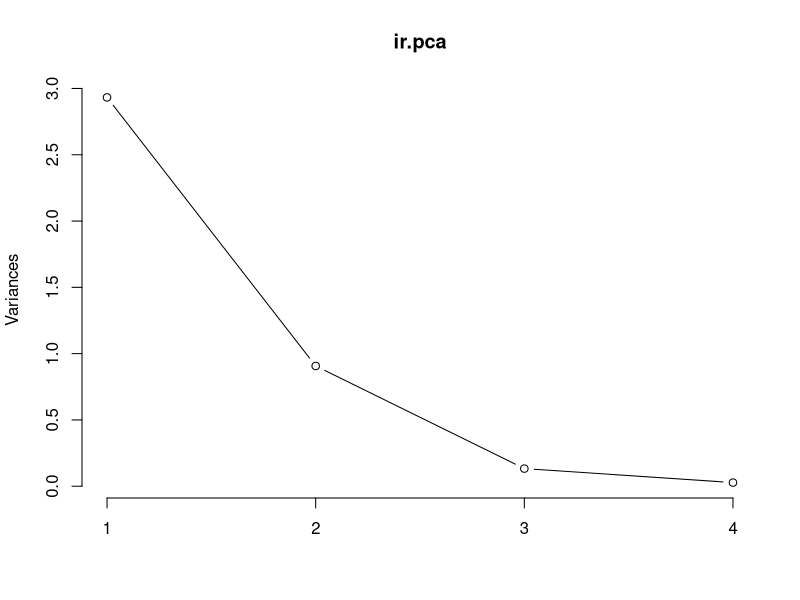

Write R code to recreate this figure.
#Principal Component Analysis

#----1. Using prcomp() from stats package------
#iris dataset: 
#four continuous variables which corresponds to physical measures of flowers and a categorical variable describing the flowers' species.
data(iris)
head(iris)

#Applying Log Transformations to 4 continuous variables to remove skewness effect on Principal Components
log.ir = log(iris[,1:4])
ir.species = iris[,5]

#Apply PCA:
#set center and scale. equal to TRUE in the call to prcomp to standardize the variables prior to the application of PCA
ir.pca = prcomp(log.ir, center = TRUE, scale. = TRUE)

#Since skewness and the magnitude of the variables influence the resulting PCs, it is good practice to apply skewness transformation, center and scale the variables prior to the application of PCA.


#Analyzing Result:
class(ir.pca) #prcomp object

#print() returns the standard deviation of each of the four PCs, and their rotation (or loadings), which are the coefficients of the linear combinations of the continuous variables.
#The loadings (or correlations) allow you to get a sense of the relationships between variables, as well as their associations with the extracted PCs.

print(ir.pca)

#plot() method:
#plot method returns a plot of the variances (y-axis) associated with the PCs (x-axis).
plot(ir.pca, type = "l")

#plot() useful to decide how many PCs to retain for further analysis. In this simple case with only 4 PCs this is not a hard task and we can see that the first two PCs explain most of the variability in the data

#summary():
summary(ir.pca)

#The summary method describe the importance of the PCs. The first row describe again the standard deviation associated with each PC. The second row shows the proportion of the variance in the data explained by each component while the third row describe the cumulative proportion of explained variance. We can see there that the first two PCs accounts for more than {95\%} of the variance of the data.

# sqrt of eigenvalues:
ir.pca$sdev

#We can use the predict function if we observe new data and want to predict their PCs values. Just for illustration pretend the last two rows of the iris data has just arrived and we want to see what is their PCs values:
# Predict PCs
predict(ir.pca,newdata=tail(log.ir, 2))

#-------2. PCA using caret Package--------------------
require(caret)
install.packages("e1071")
#it is possible to first apply a Box-Cox transformation to correct for skewness, center and scale each variable and then apply PCA in one call to the preProcess function of the caret package.
trans = preProcess(iris[,1:4], method=c("BoxCox", "center", "scale", "pca"))
PC = predict(trans, iris[,1:4])

#Retained PCs:
#By default, the function keeps only the PCs that are necessary to explain at least 95% of the variability in the data, but this can be changed through the argument thresh.
head(PC) #Two PC1 and PC2

#Loadings or COefficients:
trans$rotation


#---------3. 